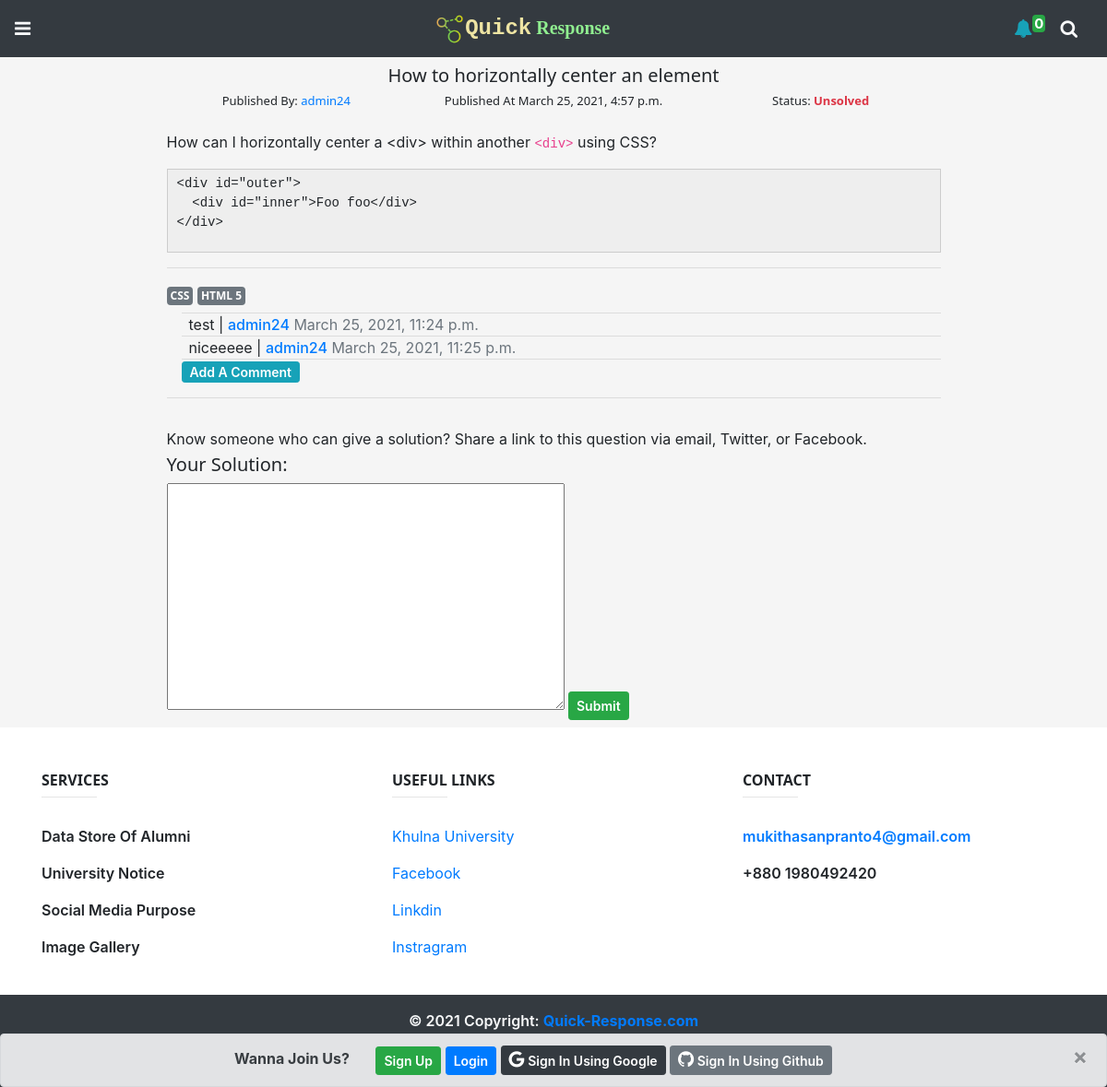
Before: /problems/78/details/ with the older database file.
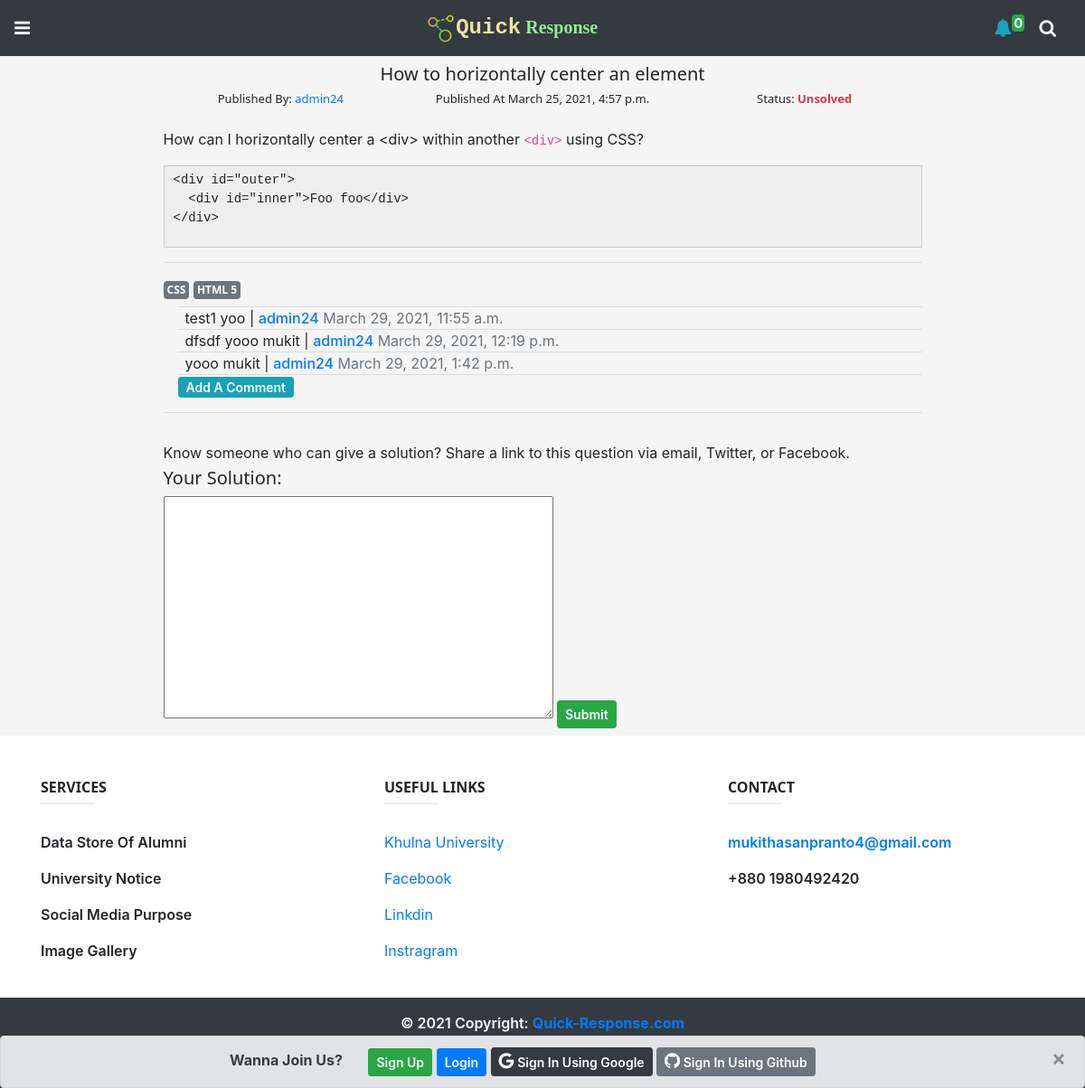
After: the same page with the newer database file.
### problems/models.py (models this page shows, shortened)
class Problem(models.Model):
    author = models.ForeignKey(settings.AUTH_USER_MODEL,on_delete=models.CASCADE)
    title = models.CharField(max_length=120)
    body = RichTextUploadingField()
    created_on = models.DateTimeField(default=datetime.now)
    last_modified = models.DateTimeField(default=datetime.now)
    tag = models.ManyToManyField('Tag', related_name='problems')
    is_solved = models.BooleanField(default=False)

class Tag(models.Model):
    name = models.CharField(max_length=20)

class Comment(models.Model):
    author = models.ForeignKey(settings.AUTH_USER_MODEL,on_delete=models.CASCADE)
    c_body = models.TextField()
    created_on = models.DateTimeField(default=datetime.now)
    last_modified = models.DateTimeField(default=datetime.now)
    problem = models.ForeignKey('Problem', on_delete=models.CASCADE,blank=True,null=True,related_name='cmts_p')
    solution = models.ForeignKey('Solution', on_delete=models.CASCADE,blank=True,null=True)

### problems/views.py (the view)
# urls.py: path('<int:id>/details/',problem_details,name='problem_details'),
def problem_details(request,id):
    problem = Problem.objects.get(id=id)
    solutions = Solution.objects.filter(problem=problem)
    sol_cnt = Solution.objects.filter(problem=problem).count()
    sol_form = SolutionForm()
    cmt_form = CommentForm()
    context = {
        'problem':problem,
        'sol_form':sol_form,
        'cmt_form':cmt_form,
        'solutions':solutions,
        'total_sol':sol_cnt,
    }
    return render(request,"problems/problem_details.html",context)

### problems/forms.py
class SolutionForm(forms.ModelForm):
    class Meta:
        model = Solution
        fields = [
            "body"
        ]
        labels = {
            "body": "",
        }

class CommentForm(forms.ModelForm):
    class Meta:
        model = Comment
        fields = [
            "c_body",
        ]
        widgets = {
            'c_body': forms.Textarea(attrs={'rows':1,'class':'form-control','placeholder':'Leave A Comment!'}),
        }
        labels = {
            "c_body": "",
        }

### templates/problems/problem_details.html (shortened to what this page needs)
{% extends "base.html" %}
{% load static %}
{% block content %}
<div style="background-color: whitesmoke;" id="post_section">
    <div class="container">
        <div class="row justify-content-center">
            <div class="col-lg-9 p-2">
                <h5 class="text-center">{{problem.title}}</h5>
                <div class="row text-center">
                    <div class="col-lg-4">
                        <h6 style="font-size: small;">Published By: <a href="" style="text-decoration: none;">{{problem.author}}</a></h6>
                    </div>
                    <div class="col-lg-4">
                        <h6 style="font-size: small;">Published At {{problem.created_on}}</h6>
                    </div>
                    <div class="col-lg-4">
                        {% if problem.is_solved %}
                        <h6 style="font-size: small;">Status: <span class="text-success font-weight-bold">Solved</span></h6>
                        {% else %}
                        <h6 style="font-size: small;">Status: <span class="text-danger font-weight-bold">Unsolved</span></h6>
                        {% endif %}
                    </div>
                </div>
                <p>{{problem.body|safe}}</p>
                <hr>
                {% for tag in problem.tag.all %}
                <h6 class="d-inline-block">
                    <span class="badge badge-secondary p-1">{{tag.name}}</span>
                </h6>
                {% endfor %}
                <br>
                <div class="ml-3">
                    <hr class="m-0">
                    <div id="cmt_p_list">
                        {% if problem.cmts_p.all %}
                    {% for cmt in problem.cmts_p.all %}
                    <div id="cmt_content">
                        <p class="py-1 pl-2 m-0 d-inline"><span id="cmt_body">{{cmt.c_body}}</span> | <a href="" style="text-decoration: none;font-weight: 500;">{{cmt.author}}</a> <span class="text-muted">{{cmt.created_on}}</span>
                        </p>
                        <hr class="m-0">
                    </div>
                    {% endfor %}
                    {% endif %}
                    </div>
                    <button class="btn btn-info btn-sm py-0" id="cmt_btn">Add A Comment</button>
                </div>
                <div class="solution_list mt-3">
                    <hr>
                </div>
                <div class="pt-3">
                <p class="mb-1">Know someone who can give a solution? Share a link to this question via email, Twitter, or Facebook.</p>
                <h5>Your Solution:</h5>
                <form action="" method="POST" id="sol_form">
                    {{sol_form}}
                    <input type="submit" value="Submit" class="btn btn-success btn-sm pt-1">
                </form>
                </div>
            </div>
        </div>
    </div>
</div>
{% endblock %}

### templates/base.html (shortened to what this page needs)
<!DOCTYPE html>
<html lang="en">
{% load static %} {% load socialaccount %}
<head>
  <link rel="stylesheet" href="https://maxcdn.bootstrapcdn.com/bootstrap/4.5.2/css/bootstrap.min.css" />
  <link rel="stylesheet" href="https://cdnjs.cloudflare.com/ajax/libs/font-awesome/4.7.0/css/font-awesome.min.css" />
  <link rel="stylesheet" href="{% static 'style.css' %}" />
</head>
<body>
  <nav class="navbar navbar-expand-sm bg-dark navbar-dark sticky-top">
    <ul class="navbar-nav mr-auto">
      <li class="nav-item">
        <a class="navbar-brand text-light" href="#" data-toggle="tooltip" title="Menu" id="menu_btn"><i
            class="fa fa-reorder" id="menu_icon"></i></a>
      </li>
    </ul>
    <ul class="navbar-nav m-auto">
      <li class="nav-item">
        <a class="navbar-brand" href="{% url 'home_view' %}" style="font-weight: 600"><img
            src="{% static 'images/logo.png' %}" alt="Logo" style="width: 33px" /><span style="
                color: rgb(238, 228, 163);
                font-family: 'Courier New', Courier, monospace;
                font-size: larger;
              ">Quick</span><span style="color: lightgreen; font-family: cursive">
            Response</span></a>
      </li>
    </ul>
    <ul class="navbar-nav ml-auto">
      <li class="nav-item">
        <a class="navbar-brand text-light" id="noti" href="#" data-toggle="tooltip" title="Notification"><i
            class="fa fa-bell text-info"></i><sup class="badge badge-success" style="padding: 2px">0</sup></a>
      </li>
      <li class="nav-item">
        <a class="navbar-brand text-light" href="#" data-toggle="tooltip" title="Search" id="search_btn"><i
            class="fa fa-search"></i></a>
      </li>
    </ul>
  </nav>
  <div id="main_content">{% block content %}{% endblock %}</div>
  {% if not request.user.is_authenticated %}
  <div class="alert alert-secondary alert-dismissible" id="auth_alert">
    <a href="#" class="close" data-dismiss="alert" aria-label="close">&times;</a>
    <strong class="pr-4">Wanna Join Us?</strong>
    <a href="{% url 'account_signup' %}"><button class="btn btn-success btn-sm">Sign Up</button></a>
    <a href="{% url 'account_login' %}"><button class="btn btn-primary btn-sm">Login</button></a>
    <a href="{% provider_login_url 'google' %}"><button class="btn btn-dark btn-sm">
        <i class="fa fa-google" style="font-size: 20px"></i> Sign In Using
        Google
      </button></a>
    <a href="{% provider_login_url 'github' %}"><button class="btn btn-secondary btn-sm">
        <i class="fa fa-github" style="font-size: 20px"></i> Sign In Using
        Github
      </button></a>
  </div>
  {% endif %}
  <footer>
    <div class="container text-center text-md-left mt-5" id="main_content">
      <div class="row mt-3">
        <div class="col-md-4 col-lg-4 col-xl-4 mx-auto mb-4" style="font-weight: 600">
          <h6 class="text-uppercase font-weight-bold">Services</h6>
          <hr class="deep-purple accent-2 mb-4 mt-0 d-inline-block mx-auto" style="width: 60px" />
          <p>Data Store Of Alumni</p>
          <p>University Notice</p>
          <p>Social Media Purpose</p>
          <p>Image Gallery</p>
        </div>
        <div class="col-md-4 col-lg-4 col-xl-4 mx-auto mb-4">
          <h6 class="text-uppercase font-weight-bold">Useful links</h6>
          <hr class="deep-purple accent-2 mb-4 mt-0 d-inline-block mx-auto" style="width: 60px" />
          <p>
            <a href="#!">Khulna University</a>
          </p>
          <p>
            <a href="#!">Facebook</a>
          </p>
          <p>
            <a href="#!">Linkdin</a>
          </p>
          <p>
            <a href="#!">Instragram</a>
          </p>
        </div>
        <div class="col-md-4 col-lg-4 col-xl-4 mx-auto mb-md-0 mb-4" style="font-weight: 600">
          <h6 class="text-uppercase font-weight-bold">Contact</h6>
          <hr class="deep-purple accent-2 mb-4 mt-0 d-inline-block mx-auto" style="width: 60px" />
          <p>
            <a href="mailto:mukithasanpranto4@gmail.com">mukithasanpranto4@gmail.com</a>
          </p>
          <p>+880 1980492420</p>
        </div>
      </div>
    </div>
    <div class="footer-copyright text-center text-light pt-3 bg-dark" style="font-weight: 600; padding-bottom: 60px">
      © 2021 Copyright:
      <a href="{% url 'home_view' %}" style="font-weight: 700">
        Quick-Response.com</a>
    </div>
  </footer>
</body>
</html>

### home/static/style.css (style rules this page uses)
h1, h2, h3, h4, h5, h6, .my_font { font-family: "Courier New", Courier, monospace; }
.btn { font-weight: 600; }
#auth_alert { position: fixed; bottom: 0px; width: 100%; z-index: 1; margin-bottom: 0; text-align: center; }
h5, h6 { font-family: "Segoe UI", Tahoma, Geneva, Verdana, sans-serif; }

Changed rows visible on the page:
removed Comment: c_body "test", author "admin24", created_on "March 25, 2021, 11:24 p.m."
removed Comment: c_body "niceeeee", author "admin24", created_on "March 25, 2021, 11:25 p.m."
added Comment: c_body "test1 yoo", author "admin24", created_on "March 29, 2021, 11:55 a.m."
added Comment: c_body "dfsdf yooo mukit", author "admin24", created_on "March 29, 2021, 12:19 p.m."
added Comment: c_body "yooo mukit", author "admin24", created_on "March 29, 2021, 1:42 p.m."
